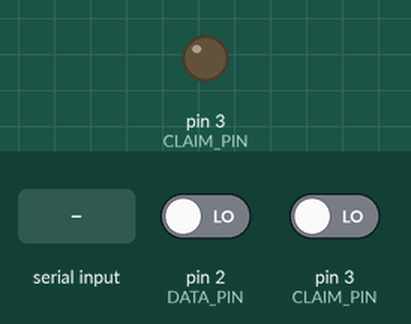
Bench run of a sketch on a simulated Arduino Uno, built with avr-gcc and run on an emulated ATmega328P. Parts: output pins drawn as LEDs (lit = HIGH). The inputs (shaded band) are chosen by the test bench; at power-on: pin 3 (CLAIM_PIN) LOW, pin 2 (DATA_PIN) LOW. What the sketch prints to the serial monitor is not drawn.

Above: at 1.2 s.
1.3 s: "/\n" received over Serial
At 1.9 s:
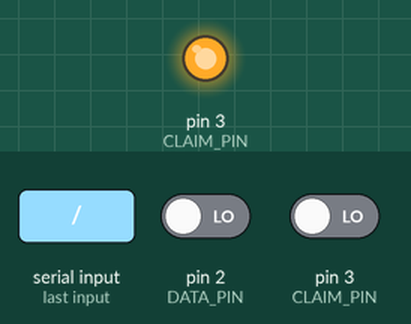
4.3 s: pin 3 (CLAIM_PIN) driven HIGH
Timing chart, 0 to 7.3 s (numbered marks = the images above; inputs shaded):
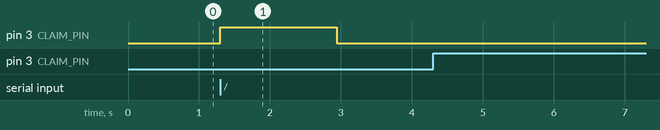

Measured:
- after the input at 1.3 s, pin 3 (CLAIM_PIN): LOW → HIGH at once, → LOW 1.6 s later
- after the input at 4.3 s, every drawn part: stays the same

The sketch:

aSync_Serial_half-duplex_connection.ino
```cpp
int CLAIM_PIN = 3;
int DATA_PIN = 2;
bool COMPACT = true;

void setup() {

  Serial.begin(9600);
  while (!Serial) {
  }

  pinMode(DATA_PIN, INPUT);
  pinMode(CLAIM_PIN, INPUT);

  Serial.println("\n Verzend aub maximaal 20 characters per keer.");
  Serial.println("ALs je data binnenkrijgt, niet gaan sturen!");
}

void loop() {
  if (digitalRead(CLAIM_PIN) > 0) {

    delay(20);
    boolean inputs[10];
    for (int i = 7; i >= 0; i--) {
      inputs[i] = digitalRead(DATA_PIN);
      delay(100);
      if (!COMPACT) {
        Serial.print(inputs[i]);
      }
    }

    if (!COMPACT) {
      Serial.println("");
    }

    int asciiValue = 0;
    for (int i = 0; i < 8; i++) {
      int deelresultaat = inputs[i] * (int)round(pow(2, i));
      asciiValue += deelresultaat;
    }

    char character = (char)asciiValue;

    if (character == '/') {
      COMPACT = !COMPACT;
    } else if (asciiValue == 13) {
      Serial.println("");
    } else {
      if (!COMPACT) {
        Serial.println(asciiValue);
      }

      if (!COMPACT) {
        Serial.println(character);
      } else {
        Serial.print(character);
      }
    }
  }

  if (digitalRead(CLAIM_PIN) == 0 && Serial.available() > 0) {

    pinMode(DATA_PIN, OUTPUT);
    pinMode(CLAIM_PIN, OUTPUT);
    digitalWrite(CLAIM_PIN, 1);
    char outputChar = Serial.read();

    for (int i = 7; i > -1; i--) {
      bool output = bitRead(outputChar, i);
      Serial.print(output);
      digitalWrite(DATA_PIN, output);
      delay(100);
    }

    Serial.print(" (");
    Serial.print(outputChar);
    Serial.println(")");

    delay(21);

    digitalWrite(CLAIM_PIN, 0);
    pinMode(DATA_PIN, INPUT);
    pinMode(CLAIM_PIN, INPUT);
  }
}
```
